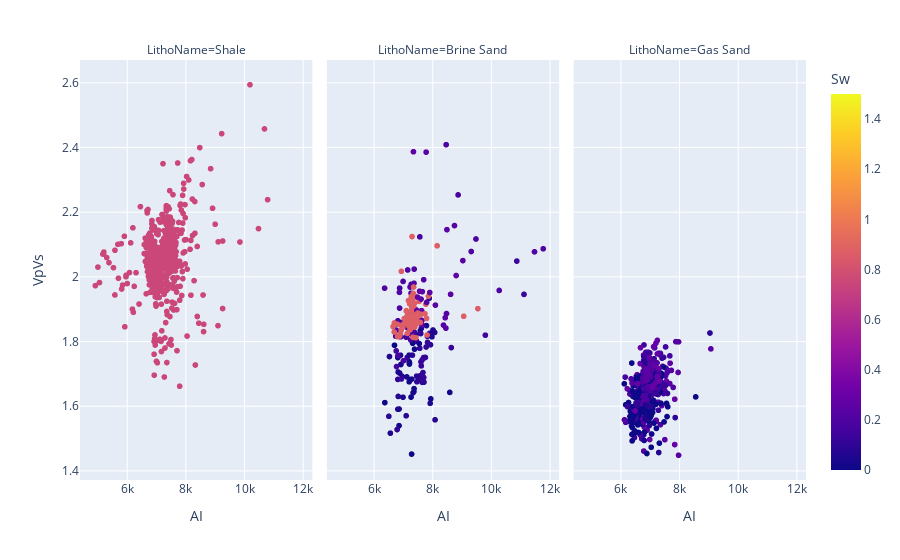

The cell this chart's notebook holds for it:
### Code cell
import plotly.express as px
df = px.data.tips()
fig = px.scatter(merged, x="AI", y="VpVs", color="Sw", facet_col="LithoName")
fig.show()

### Figure 1 — Plotly figure (JSON) as saved in the notebook; plotly's stock layout.template omitted (floating-point values rounded to 4 significant figures; data arrays with more than 128 entries replaced by an {"elided": "..."} marker saying what was removed)
{"data": [{"hovertemplate": "LithoName=Shale<br>AI=%{x}<br>VpVs=%{y}<br>Sw=%{marker.color}<extra></extra>", "legendgroup": "", "marker": {"color": {"elided": "603 int values"}, "coloraxis": "coloraxis", "symbol": "circle"}, "mode": "markers", "name": "", "showlegend": false, "type": "scattergl", "x": {"elided": "603 float values"}, "xaxis": "x", "y": {"elided": "603 float values"}, "yaxis": "y"}, {"hovertemplate": "LithoName=Brine Sand<br>AI=%{x}<br>VpVs=%{y}<br>Sw=%{marker.color}<extra></extra>", "legendgroup": "", "marker": {"color": {"elided": "244 float values"}, "coloraxis": "coloraxis", "symbol": "circle"}, "mode": "markers", "name": "", "showlegend": false, "type": "scattergl", "x": {"elided": "244 float values"}, "xaxis": "x2", "y": {"elided": "244 float values"}, "yaxis": "y2"}, {"hovertemplate": "LithoName=Gas Sand<br>AI=%{x}<br>VpVs=%{y}<br>Sw=%{marker.color}<extra></extra>", "legendgroup": "", "marker": {"color": {"elided": "465 float values"}, "coloraxis": "coloraxis", "symbol": "circle"}, "mode": "markers", "name": "", "showlegend": false, "type": "scattergl", "x": {"elided": "465 float values"}, "xaxis": "x3", "y": {"elided": "465 float values"}, "yaxis": "y3"}], "layout": {"annotations": [{"font": {}, "showarrow": false, "text": "LithoName=Shale", "x": 0.16, "xanchor": "center", "xref": "paper", "y": 1, "yanchor": "bottom", "yref": "paper"}, {"font": {}, "showarrow": false, "text": "LithoName=Brine Sand", "x": 0.5, "xanchor": "center", "xref": "paper", "y": 1, "yanchor": "bottom", "yref": "paper"}, {"font": {}, "showarrow": false, "text": "LithoName=Gas Sand", "x": 0.84, "xanchor": "center", "xref": "paper", "y": 1, "yanchor": "bottom", "yref": "paper"}], "coloraxis": {"colorbar": {"title": {"text": "Sw"}}, "colorscale": [[0, "#0d0887"], [0.1111, "#46039f"], [0.2222, "#7201a8"], [0.3333, "#9c179e"], [0.4444, "#bd3786"], [0.5556, "#d8576b"], [0.6667, "#ed7953"], [0.7778, "#fb9f3a"], [0.8889, "#fdca26"], [1, "#f0f921"]]}, "legend": {"tracegroupgap": 0}, "margin": {"t": 60}, "xaxis": {"anchor": "y", "domain": [0, 0.32], "title": {"text": "AI"}}, "xaxis2": {"anchor": "y2", "domain": [0.34, 0.66], "matches": "x", "title": {"text": "AI"}}, "xaxis3": {"anchor": "y3", "domain": [0.68, 1.0], "matches": "x", "title": {"text": "AI"}}, "yaxis": {"anchor": "x", "domain": [0, 1], "title": {"text": "VpVs"}}, "yaxis2": {"anchor": "x2", "domain": [0, 1], "matches": "y", "showticklabels": false}, "yaxis3": {"anchor": "x3", "domain": [0, 1], "matches": "y", "showticklabels": false}}}
